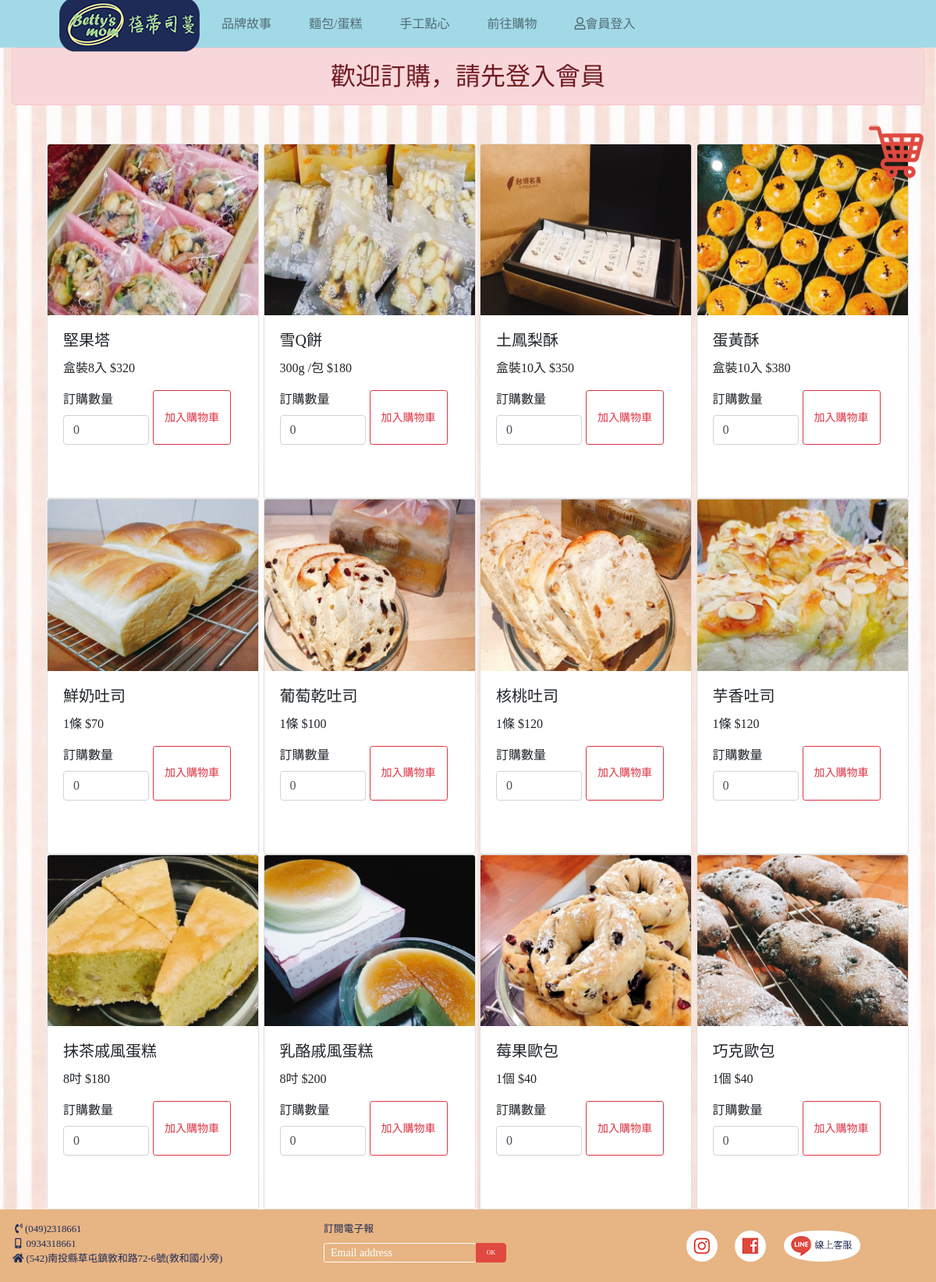
Screenshot of /market.php?nonlogin=1 with the database file from the repository.
### tables this page shows
CREATE TABLE `product` (
  `product_id` int(20) NOT NULL,
  `product_name` varchar(20) NOT NULL,
  `spec` varchar(100) NOT NULL,
  `product_price` int(20) NOT NULL,
  `product_pic` varchar(20) NOT NULL
);

### market.php (the view, shortened to what this page needs)
<?php require_once('Connections/conn_bettysmom.php'); ?>
<?php
if (!function_exists("GetSQLValueString")) {
function GetSQLValueString($theValue, $theType, $theDefinedValue = "", $theNotDefinedValue = "")
{
  $theValue = function_exists("mysql_real_escape_string") ? mysql_real_escape_string($theValue) : mysql_escape_string($theValue);
  switch ($theType) {
    case "text":
      $theValue = ($theValue != "") ? "'" . $theValue . "'" : "NULL";
      break;
  }
  return $theValue;
}
}
$colname_rs_market = "-1";
$query_rs_market = sprintf("SELECT * FROM member WHERE account = %s", GetSQLValueString($colname_rs_market, "text"));
$rs_market = mysql_query($query_rs_market, $conn_bettysmom) or die(mysql_error());
$totalRows_rs_market = mysql_num_rows($rs_market);
$query_rs_market2 = "SELECT * FROM product ORDER BY product_id ASC";
$rs_market2 = mysql_query($query_rs_market2, $conn_bettysmom) or die(mysql_error());
$row_rs_market2 = mysql_fetch_assoc($rs_market2);
?>
<!DOCTYPE html>
<html lang="en">
<head>
    <link rel="stylesheet" href="css/animate.css">
    <link rel="stylesheet" href="css/bootstrap.min.css">
    <link rel="stylesheet" href="https://use.fontawesome.com/releases/v5.6.3/css/all.css">
    <link rel="stylesheet" href="css/style.css">
    <link rel="stylesheet" href="css/market.css">
</head>
<body>
    <header>
        <div class="container">
            <nav class="navbar navbar-light navbar-expand-md justify-content-between" style="background-color: #A2D9E7; ">
                <div class="container-fluid">
                <a href="index.php">
                    <img src="img/logo180.png" alt="" class="navbar-brand">
                    </a>
                    <div class="navbar-collapse collapse dual-nav w-50 order-1 order-md-0">
                        <ul class="navbar-nav ">
                            <li class="nav-item ">
                                <a class="nav-link" href="about.php" id="navbarDropdown" role="button" aria-haspopup="true" aria-expanded="false">
                                                                品牌故事&emsp;&emsp;
                                                            </a>
                            </li>
                            <li class="nav-item dropdown ">
                                <a class="nav-link" href="product1.php" id="navbarDropdown" role="button" aria-haspopup="true" aria-expanded="false">
                                                            麵包/蛋糕&emsp;&emsp;
                                                    </a>
                            </li>
                            <li class="nav-item dropdown ">
                                <a class="nav-link" href="product2.php" id="navbarDropdown" role="button" aria-haspopup="true" aria-expanded="false">
                                                       手工點心&emsp;&emsp;
                                                    </a>
                            </li>
                            <li class="nav-item ">
                                <a class="nav-link" href="market.php" id="navbarDropdown" role="button" aria-haspopup="true" aria-expanded="false">
                                                        前往購物&emsp;&emsp;
                                                    </a>
                            </li>
                            <?php if ($totalRows_rs_market == 0) {  ?>
                              <li> <a class="nav-link" href="login.php" id="navbarDropdown" role="button" aria-haspopup="true" aria-expanded="false"> <i class="far fa-user"></i>會員登入&emsp;&emsp; </a></li>
                              <?php }  ?>
                        </ul>
                    </div>
                </div>
            </nav>
        </div>
    </header>
    <section>
        <div class="row t123">
            <div class="col-sm-12 col-md-12 col-lg-12">
              <?php if ($totalRows_rs_market == 0) {  ?>
                <div class="alert alert-danger" role="alert">
                 歡迎訂購，請先登入會員
                </div>
                <?php }  ?>
            </div>
        </div>
        <div class="car animated infinite bounce delay-0s">
        <a href="cartprocess.php">
        <img src="img/car.png" alt="car">
        </a>
        </div>
        <div class="container">
            <div class="row" style="margin-top:3%">
                <?php do { ?>
                <div class="col-sm-12 col-md-6 col-lg-3">
                    <div class="card" style="width: 17rem;">
                      <img src="img/market_img/<?php echo $row_rs_market2['product_pic']; ?>" class="card-img-top" alt="...">
                      <form action="cartprocess.php">
                        <div class="card-body">
                          <h5 class="card-title"><?php echo $row_rs_market2['product_name']; ?></h5>
                          <p class="card-text"><?php echo $row_rs_market2['spec']; ?> $<?php echo $row_rs_market2['product_price']; ?></p>
                          <div class="form-row">
                              <div class="form-group col-md-6">
                              <label for="inputState">訂購數量</label>
                              <input class="form-control" type="number" name="qty" min="1" max="30" value="0">
                              </div>
                            <input type="submit" class="btn btn-outline-danger btn-sm form-group col-md-5" value="加入購物車">
                          </div>
                        </div>
                      </form>
                    </div>
                </div>
                <?php } while ($row_rs_market2 = mysql_fetch_assoc($rs_market2)); ?>
            </div>
        </div>
    </section>
    <footer>
        <div class="row ">
            <div class=" col-sm-12 col-md-4 col-lg-4 " style="background-color: #E7B483;padding-top:1rem; padding-left:1rem; ">
                <ui class="text " style="list-style-type:none ">
                    <li>&nbsp;<i class="fas fa-phone-volume "></i>&nbsp;(049)2318661</li>
                    <li>&nbsp;<i class="fas fa-mobile-alt "></i>&nbsp;&nbsp;0934318661</li>
                    <li><i class="fas fa-home "></i>&nbsp;(542)南投縣草屯鎮敦和路72-6號(敦和國小旁)</li>
                </ui>
            </div>
            <div class=" col-sm-12 col-md-4 col-lg-4 " id="wordtextboxcenter" style="background-color: #E7B483;padding-top:1rem; ">
                <label for="exampleFormControlInput1 ">訂閱電子報</label>
                <br>
                <div class="input-group text " id="textboxcenter">
                    <input type="email " class="form-control-sm " placeholder="Email address " aria-label="Recipient 's username" aria-describedby="basic-addon2">
                    <div class="input-group-append">
                        <button class="btn btn-outline-primary" type=" button ">OK</button>
                    </div>
                </div>
            </div>
            <div class=" col-sm-12 col-md-4 col-lg-4 footerlogo " style="background-color:#E7B483; padding-top:1rem; padding-left: 1rem">
                <img style="margin:3% 5% 7% 0%; " class="img-responsive " src="img/iglogo.png " alt="iglogo ">
                <img style="margin:3% 5% 7% 0%; " class="img-responsive " src="img/facebooklogo.png " alt="facebooklogo ">
                <img style="margin:3% 5% 7% 0%; " class="img-responsive " src="img/linelogo.png " alt="linelogo ">
            </div>
        </div>
    </footer>
</body>
</html>

### css/style.css (style rules this page uses)
body, header, section, footer { font-family: Microsoft JhengHei; }
body { background: url("../img/indeximg.jpg") center center no-repeat; background-attachment: fixed; background-size: cover; }
header { width: 100%; height: 3.8rem; background-color: #A2D9E7; position: fixed; top: 0; z-index: 50; }
.navbar-brand { margin: -20px 20px -20px 0px; }
footer .text { font-size: 0.8rem; color: #1D2B56; }
footer label { font-size: 0.8rem; color: #1D2B56; }
a:link { color: #1D2B56; }
.footerlogo { text-align: center; }
::placeholder { color: white; }

### css/market.css (style rules this page uses)
body { background-color: rgb(248, 237, 246); }
.t123 { font-size: 2rem; text-align: center; }
.car { position: fixed; z-index: 50; right: 1rem; top: 10rem; }

### rows the page displays
product: product_pic (picture), product_name "堅果塔", spec "盒裝8入", product_price "320"
product: product_pic (picture), product_name "雪Q餅", spec "300g /包", product_price "180"
product: product_pic (picture), product_name "土鳳梨酥", spec "盒裝10入", product_price "350"
product: product_pic (picture), product_name "蛋黃酥", spec "盒裝10入", product_price "380"
product: product_pic (picture), product_name "鮮奶吐司", spec "1條", product_price "70"
product: product_pic (picture), product_name "葡萄乾吐司", spec "1條", product_price "100"
product: product_pic (picture), product_name "核桃吐司", spec "1條", product_price "120"
product: product_pic (picture), product_name "芋香吐司", spec "1條", product_price "120"
product: product_pic (picture), product_name "抹茶戚風蛋糕", spec "8吋", product_price "180"
product: product_pic (picture), product_name "乳酪戚風蛋糕", spec "8吋", product_price "200"
product: product_pic (picture), product_name "莓果歐包", spec "1個", product_price "40"
product: product_pic (picture), product_name "巧克歐包", spec "1個", product_price "40"
